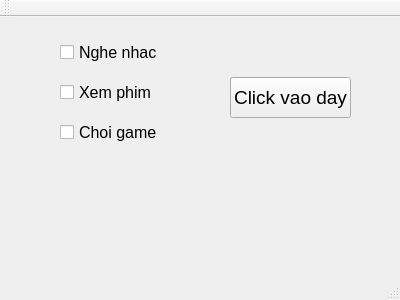
<?xml version="1.0" encoding="UTF-8"?>
<ui version="4.0">
 <class>MainWindow</class>
 <widget class="QMainWindow" name="MainWindow">
  <property name="geometry">
   <rect>
    <x>0</x>
    <y>0</y>
    <width>400</width>
    <height>300</height>
   </rect>
  </property>
  <property name="windowTitle">
   <string>MainWindow</string>
  </property>
  <widget class="QWidget" name="centralWidget">
   <widget class="QCheckBox" name="checkBox_nhac">
    <property name="geometry">
     <rect>
      <x>60</x>
      <y>20</y>
      <width>101</width>
      <height>31</height>
     </rect>
    </property>
    <property name="font">
     <font>
      <pointsize>12</pointsize>
     </font>
    </property>
    <property name="mouseTracking">
     <bool>false</bool>
    </property>
    <property name="autoFillBackground">
     <bool>false</bool>
    </property>
    <property name="text">
     <string>Nghe nhac</string>
    </property>
   </widget>
   <widget class="QCheckBox" name="checkBox_phim">
    <property name="geometry">
     <rect>
      <x>60</x>
      <y>60</y>
      <width>101</width>
      <height>31</height>
     </rect>
    </property>
    <property name="font">
     <font>
      <pointsize>12</pointsize>
     </font>
    </property>
    <property name="mouseTracking">
     <bool>false</bool>
    </property>
    <property name="autoFillBackground">
     <bool>false</bool>
    </property>
    <property name="text">
     <string>Xem phim</string>
    </property>
   </widget>
   <widget class="QCheckBox" name="checkBox_game">
    <property name="geometry">
     <rect>
      <x>60</x>
      <y>100</y>
      <width>101</width>
      <height>31</height>
     </rect>
    </property>
    <property name="font">
     <font>
      <pointsize>12</pointsize>
     </font>
    </property>
    <property name="mouseTracking">
     <bool>false</bool>
    </property>
    <property name="autoFillBackground">
     <bool>false</bool>
    </property>
    <property name="text">
     <string>Choi game</string>
    </property>
   </widget>
   <widget class="QPushButton" name="pushButton">
    <property name="geometry">
     <rect>
      <x>230</x>
      <y>60</y>
      <width>121</width>
      <height>41</height>
     </rect>
    </property>
    <property name="font">
     <font>
      <pointsize>14</pointsize>
     </font>
    </property>
    <property name="text">
     <string>Click vao day</string>
    </property>
   </widget>
   <widget class="QLabel" name="label">
    <property name="geometry">
     <rect>
      <x>40</x>
      <y>160</y>
      <width>331</width>
      <height>41</height>
     </rect>
    </property>
    <property name="font">
     <font>
      <pointsize>10</pointsize>
     </font>
    </property>
    <property name="mouseTracking">
     <bool>true</bool>
    </property>
    <property name="text">
     <string/>
    </property>
    <property name="alignment">
     <set>Qt::AlignCenter</set>
    </property>
   </widget>
  </widget>
  <widget class="QMenuBar" name="menuBar">
   <property name="geometry">
    <rect>
     <x>0</x>
     <y>0</y>
     <width>400</width>
     <height>21</height>
    </rect>
   </property>
  </widget>
  <widget class="QToolBar" name="mainToolBar">
   <attribute name="toolBarArea">
    <enum>TopToolBarArea</enum>
   </attribute>
   <attribute name="toolBarBreak">
    <bool>false</bool>
   </attribute>
  </widget>
  <widget class="QStatusBar" name="statusBar"/>
 </widget>
 <layoutdefault spacing="6" margin="11"/>
 <resources/>
 <connections/>
</ui>
